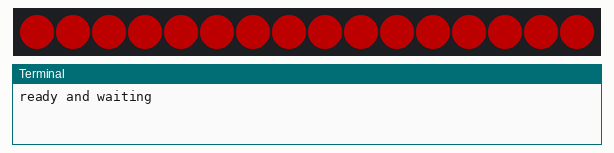
A program run on a simulated Raspberry Pi (BCM pin numbers). Shown: 16 RGB LEDs in strip order, left to right, the last lines printed to the terminal. Dim RGB values are drawn brighter than linear. At 14.0 s the program stops and its outputs stay as they are.

Above: at 0.1 s.
At 3.1 s:
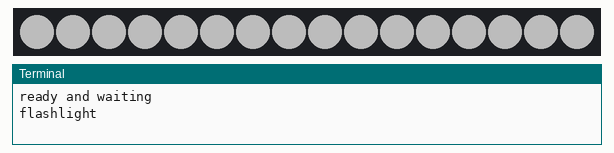
At 4.1 s:
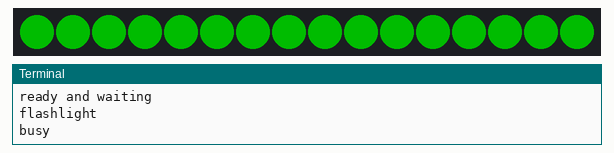

Measured:
- what the display in image 1 shows lasts 1.0 s, from 3.0 s to 4.0 s
- what the display in image 2 shows lasts 10.0 s, from 4.0 s to 14.0 s

The program:

pixel.py
```python
import board
import neopixel
from time import sleep

green = (255, 0, 0, 0)
red = (0, 255, 0, 0)
white = (0, 0, 0, 255)
off = (0, 0 ,0 ,0)

# 1. Setup: Change to the number of LEDs in your ring (usually 12, 16, or 24)
num_pixels = 16

# 2. Pin: Using GPIO 10
pixel_pin = board.D10

# 3. Create the pixels object with the RGBW order
# This is the "Solid and Reliable" fix you need!
pixels = neopixel.NeoPixel(
    pixel_pin,
    num_pixels,
    brightness=0.3, # between 0 and 1
    auto_write=True,
    pixel_order=neopixel.RGBW  # This tells the Pi to send 4 bits of data per LED
)

if __name__ == "__main__":
    # 4. Set a solid color
    # The format is (Green, Red, Blue, White)
    print("ready and waiting")
    pixels.fill((255, 0, 0, 0))
    sleep(3)
    print("flashlight")
    pixels.fill((0, 0, 0, 255))
    sleep(1)
    print("busy")
    pixels.fill((0, 255, 0, 0))
    sleep(10)

    # This sets Red, Green, Blue, and White all to zero
    pixels.fill((0, 0, 0, 0))
    print("off")
```
